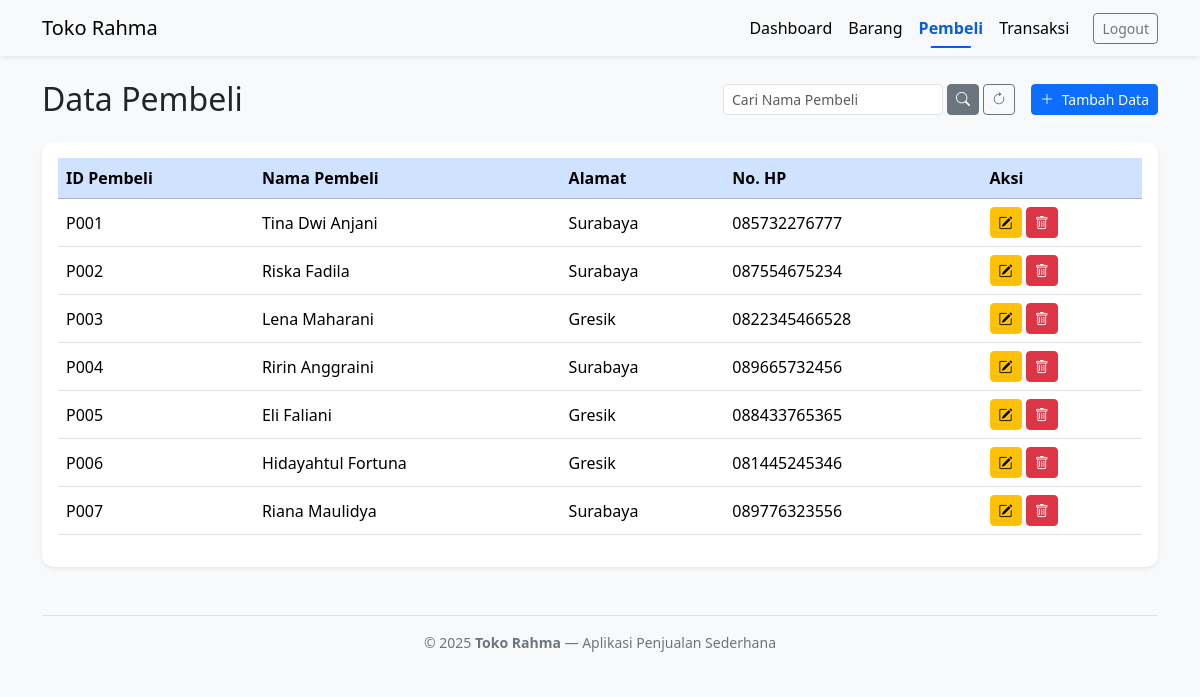
The app's page /public/pembeli.php (signed in) with its own data.
### tables this page shows
CREATE TABLE `pembeli` (
  `id_pembeli` varchar(25) NOT NULL,
  `nama_pembeli` varchar(100) NOT NULL,
  `alamat` text NOT NULL,
  `no_hp` varchar(15) NOT NULL
);

### public/pembeli.php (the view, shortened to what this page needs)
<?php
require_once __DIR__ . '/../config/database.php';
include __DIR__ . '/../includes/header.php';
$search = $_GET['search'] ?? '';
$where = '';
$result = $conn->query("SELECT * FROM pembeli $where ORDER BY id_pembeli ASC");
?>
<div class="d-flex justify-content-between align-items-center mb-4 flex-wrap">
  <h2 class="text-dark mb-2 mb-md-0">Data Pembeli</h2>
  <div class="d-flex align-items-center gap-2 flex-wrap">
    <form class="d-flex" method="get" action="pembeli.php">
        <input
            type="text"
            name="search"
            class="form-control form-control-sm"
            placeholder="Cari Nama Pembeli"
            value="<?= htmlspecialchars($search) ?>"
            style="width: 220px;"
        >
        <button class="btn btn-sm btn-secondary ms-1" type="submit"><i class="bi bi-search"></i></button>
        <a href="pembeli.php" class="btn btn-sm btn-outline-secondary ms-1"><i class="bi bi-arrow-clockwise"></i></a>
    </form>
    <button class="btn btn-primary btn-sm ms-2" data-bs-toggle="modal" data-bs-target="#modalTambah">
      <i class="bi bi-plus-lg me-1"></i> Tambah Data
    </button>
  </div>
</div>
<div class="card border-0 shadow-sm">
  <div class="card-body">
    <div class="table-responsive">
      <table class="table table-hover align-middle">
        <thead class="table-primary">
          <tr>
            <th>ID Pembeli</th>
            <th>Nama Pembeli</th>
            <th>Alamat</th>
            <th>No. HP</th>
            <th>Aksi</th>
          </tr>
        </thead>
        <tbody>
          <?php if ($result && $result->num_rows > 0): ?>
            <?php while ($row = $result->fetch_assoc()): ?>
              <tr>
                <td class="text-uppercase"><?= htmlspecialchars($row['id_pembeli']) ?></td>
                <td><?= htmlspecialchars($row['nama_pembeli']) ?></td>
                <td><?= htmlspecialchars($row['alamat']) ?></td>
                <td><?= htmlspecialchars($row['no_hp']) ?></td>
                <td>
                  <button class="btn btn-sm btn-warning" data-bs-toggle="modal" data-bs-target="#editModal<?= $row['id_pembeli'] ?>">
                    <i class="bi bi-pencil-square"></i>
                  </button>
                  <a href="?hapus=<?= $row['id_pembeli'] ?>" class="btn btn-sm btn-danger" onclick="return confirm('Hapus data ini?')">
                    <i class="bi bi-trash"></i>
                  </a>
                </td>
              </tr>
            <?php endwhile; ?>
          <?php else: ?>
            <tr>
              <td colspan="5" class="text-center text-muted py-3">Belum ada data pembeli.</td>
            </tr>
          <?php endif; ?>
        </tbody>
      </table>
    </div>
  </div>
</div>
<?php include __DIR__ . '/../includes/footer.php'; ?>

### style.css (style rules this page uses)
.card { border-radius: 12px; transition: all 0.2s ease-in-out; }

### records on screen
pembeli: id_pembeli "P001", nama_pembeli "Tina Dwi Anjani", alamat "Surabaya", no_hp "085732276777"
pembeli: id_pembeli "P002", nama_pembeli "Riska Fadila", alamat "Surabaya", no_hp "087554675234"
pembeli: id_pembeli "P003", nama_pembeli "Lena Maharani", alamat "Gresik", no_hp "0822345466528"
pembeli: id_pembeli "P004", nama_pembeli "Ririn Anggraini", alamat "Surabaya", no_hp "089665732456"
pembeli: id_pembeli "P005", nama_pembeli "Eli Faliani", alamat "Gresik", no_hp "088433765365"
pembeli: id_pembeli "P006", nama_pembeli "Hidayahtul Fortuna", alamat "Gresik", no_hp "081445245346"
pembeli: id_pembeli "P007", nama_pembeli "Riana Maulidya", alamat "Surabaya", no_hp "089776323556"
